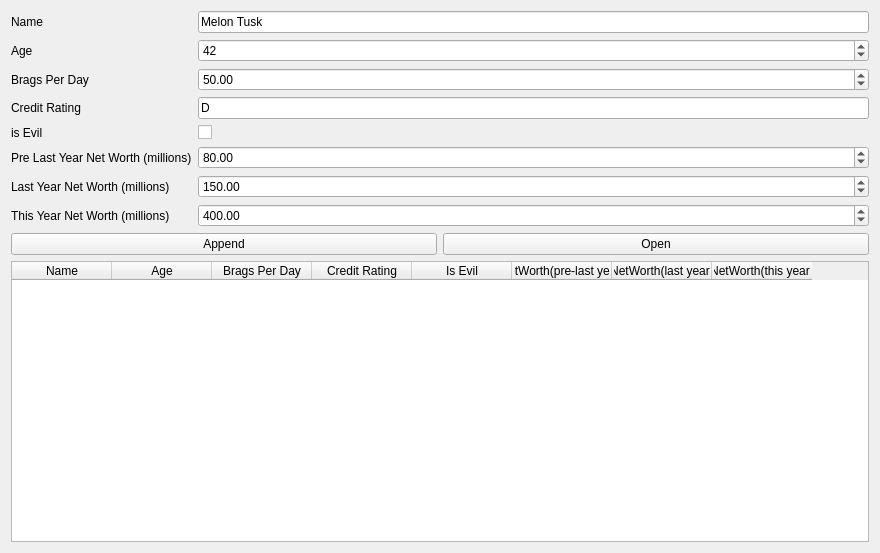
<?xml version="1.0" encoding="UTF-8"?>
<ui version="4.0">
 <class>SubThird</class>
 <widget class="QWidget" name="SubThird">
  <property name="geometry">
   <rect>
    <x>0</x>
    <y>0</y>
    <width>880</width>
    <height>553</height>
   </rect>
  </property>
  <property name="sizePolicy">
   <sizepolicy hsizetype="Expanding" vsizetype="Expanding">
    <horstretch>1</horstretch>
    <verstretch>1</verstretch>
   </sizepolicy>
  </property>
  <property name="windowTitle">
   <string>Form</string>
  </property>
  <layout class="QGridLayout" name="gridLayout">
   <item row="3" column="0">
    <widget class="QPushButton" name="saveBtn">
     <property name="text">
      <string>Append</string>
     </property>
     <property name="icon">
      <iconset theme="document-save">
       <normaloff>.</normaloff>.</iconset>
     </property>
    </widget>
   </item>
   <item row="2" column="0" colspan="2">
    <layout class="QFormLayout" name="formLayout">
     <item row="0" column="0">
      <widget class="QLabel" name="label">
       <property name="text">
        <string>Name</string>
       </property>
      </widget>
     </item>
     <item row="0" column="1">
      <widget class="QLineEdit" name="nameInp">
       <property name="text">
        <string>Melon Tusk</string>
       </property>
       <property name="maxLength">
        <number>250</number>
       </property>
      </widget>
     </item>
     <item row="1" column="0">
      <widget class="QLabel" name="label_2">
       <property name="text">
        <string>Age</string>
       </property>
      </widget>
     </item>
     <item row="1" column="1">
      <widget class="QSpinBox" name="ageInp">
       <property name="value">
        <number>42</number>
       </property>
      </widget>
     </item>
     <item row="2" column="0">
      <widget class="QLabel" name="label_3">
       <property name="text">
        <string>Brags Per Day</string>
       </property>
      </widget>
     </item>
     <item row="2" column="1">
      <widget class="QDoubleSpinBox" name="bragsPerDayInp">
       <property name="value">
        <double>50.000000000000000</double>
       </property>
      </widget>
     </item>
     <item row="3" column="0">
      <widget class="QLabel" name="label_4">
       <property name="text">
        <string>Credit Rating</string>
       </property>
      </widget>
     </item>
     <item row="3" column="1">
      <widget class="QLineEdit" name="creditRatingInp">
       <property name="text">
        <string>D</string>
       </property>
      </widget>
     </item>
     <item row="4" column="0">
      <widget class="QLabel" name="label_5">
       <property name="text">
        <string>is Evil</string>
       </property>
      </widget>
     </item>
     <item row="4" column="1">
      <widget class="QCheckBox" name="evilInp">
       <property name="text">
        <string/>
       </property>
      </widget>
     </item>
     <item row="5" column="0">
      <widget class="QLabel" name="label_6">
       <property name="text">
        <string>Pre Last Year Net Worth (millions)</string>
       </property>
      </widget>
     </item>
     <item row="5" column="1">
      <widget class="QDoubleSpinBox" name="networth0Inp">
       <property name="minimum">
        <double>1.000000000000000</double>
       </property>
       <property name="maximum">
        <double>1000000.000000000000000</double>
       </property>
       <property name="value">
        <double>80.000000000000000</double>
       </property>
      </widget>
     </item>
     <item row="6" column="0">
      <widget class="QLabel" name="label_7">
       <property name="text">
        <string>Last Year Net Worth (millions)</string>
       </property>
      </widget>
     </item>
     <item row="6" column="1">
      <widget class="QDoubleSpinBox" name="networth1Inp">
       <property name="minimum">
        <double>1.000000000000000</double>
       </property>
       <property name="maximum">
        <double>1000000.000000000000000</double>
       </property>
       <property name="value">
        <double>150.000000000000000</double>
       </property>
      </widget>
     </item>
     <item row="7" column="0">
      <widget class="QLabel" name="label_8">
       <property name="text">
        <string>This Year Net Worth (millions)</string>
       </property>
      </widget>
     </item>
     <item row="7" column="1">
      <widget class="QDoubleSpinBox" name="networth2Inp">
       <property name="minimum">
        <double>1.000000000000000</double>
       </property>
       <property name="maximum">
        <double>1000000.000000000000000</double>
       </property>
       <property name="value">
        <double>400.000000000000000</double>
       </property>
      </widget>
     </item>
    </layout>
   </item>
   <item row="3" column="1">
    <widget class="QPushButton" name="openBtn">
     <property name="text">
      <string>Open</string>
     </property>
     <property name="icon">
      <iconset theme="document-open">
       <normaloff>.</normaloff>.</iconset>
     </property>
    </widget>
   </item>
   <item row="4" column="0" colspan="2">
    <widget class="QTableWidget" name="mainTable">
     <property name="editTriggers">
      <set>QAbstractItemView::NoEditTriggers</set>
     </property>
     <property name="selectionMode">
      <enum>QAbstractItemView::NoSelection</enum>
     </property>
     <property name="selectionBehavior">
      <enum>QAbstractItemView::SelectRows</enum>
     </property>
     <column>
      <property name="text">
       <string>Name</string>
      </property>
     </column>
     <column>
      <property name="text">
       <string>Age</string>
      </property>
     </column>
     <column>
      <property name="text">
       <string>Brags Per Day</string>
      </property>
     </column>
     <column>
      <property name="text">
       <string>Credit Rating</string>
      </property>
     </column>
     <column>
      <property name="text">
       <string>Is Evil</string>
      </property>
     </column>
     <column>
      <property name="text">
       <string>NetWorth(pre-last year)</string>
      </property>
     </column>
     <column>
      <property name="text">
       <string>NetWorth(last year)</string>
      </property>
     </column>
     <column>
      <property name="text">
       <string>NetWorth(this year)</string>
      </property>
     </column>
    </widget>
   </item>
  </layout>
 </widget>
 <resources/>
 <connections/>
</ui>
